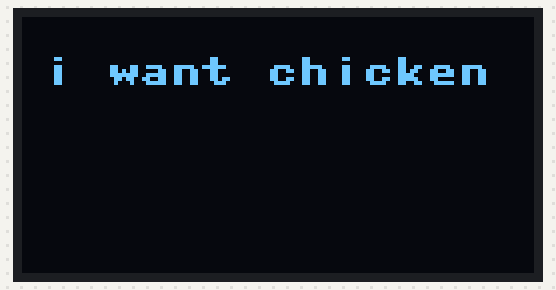
A program run on a simulated Raspberry Pi Pico running MicroPython. On the bench: 128×64 one-colour display. Library files of the repository ran but are not shown: sh1106.py. At 0.8 s the program stops and its outputs stay as they are.

Above: at 0.6 s.

The program:

oledpullup_main.py.py
```python
from machine import Pin, I2C
from sh1106 import SH1106_I2C

sclPin = Pin(15, mode=Pin.OUT, pull=None)
sdaPin = Pin(14, mode=Pin.OUT, pull=None)

i2c = I2C(1, scl=sclPin, sda=sdaPin, freq=25000)

oled = SH1106_I2C(128, 64, i2c)

oled.fill(0)

oled.text("i want chicken", 5, 10)

oled.show()
```
